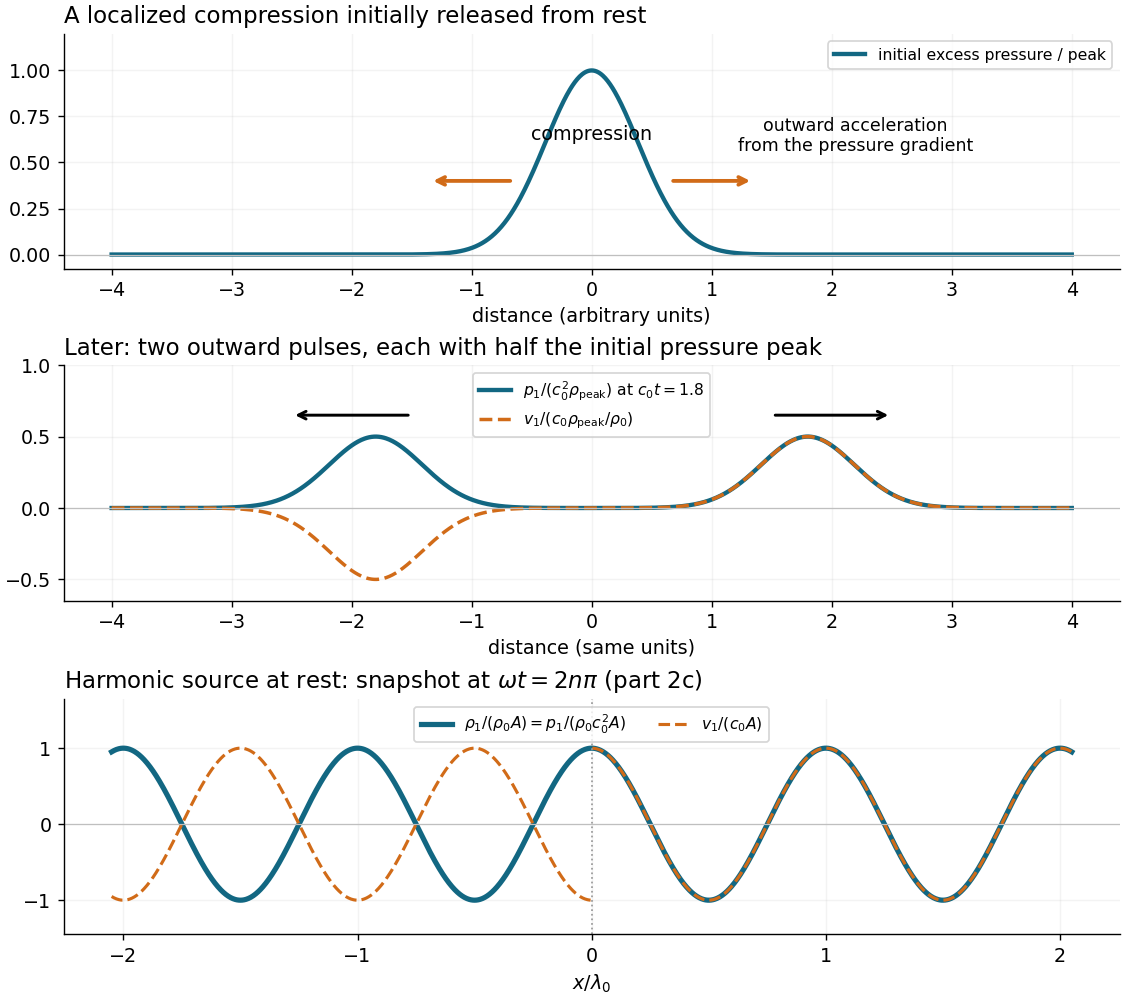

Write the Python code that produced this figure.
"""Original acoustic pulse and harmonic profiles; Python 3.14, numpy/matplotlib."""
from pathlib import Path

import matplotlib
matplotlib.use("Agg")
import matplotlib.pyplot as plt
import numpy as np


def main():
    plt.rcParams.update({"font.size": 11, "axes.spines.top": False,
                         "axes.spines.right": False, "figure.facecolor": "white"})
    x = np.linspace(-4, 4, 1201)
    initial = np.exp(-x*x/0.3)
    t = 1.8
    right = np.exp(-(x-t)**2/0.3)/2
    left = np.exp(-(x+t)**2/0.3)/2
    fig, axes = plt.subplots(3, 1, figsize=(9, 8), layout="constrained")
    ax = axes[0]
    ax.plot(x, initial, color="#126782", lw=2.5, label="initial excess pressure / peak")
    for pos in (-0.65, 0.65):
        acceleration = 1 if pos > 0 else -1
        ax.annotate("", xy=(pos+acceleration*0.7, 0.4), xytext=(pos, 0.4),
                    arrowprops={"arrowstyle": "->", "lw": 2.2, "color": "#d16b18"})
    ax.text(0, 0.62, "compression", ha="center")
    ax.text(2.2, 0.56, "outward acceleration\nfrom the pressure gradient", ha="center", fontsize=10)
    ax.set_title("A localized compression initially released from rest", loc="left")
    ax.set_ylim(-0.08, 1.2)
    ax.legend(loc="upper right", fontsize=9)
    ax = axes[1]
    ax.plot(x, right+left, color="#126782", lw=2.5, label=r"$p_1/(c_0^2\rho_{\rm peak})$ at $c_0t=1.8$")
    ax.plot(x, right-left, color="#d16b18", lw=2, ls="--", label=r"$v_1/(c_0\rho_{\rm peak}/\rho_0)$")
    ax.annotate("", xy=(-2.5, 0.65), xytext=(-1.5, 0.65), arrowprops={"arrowstyle": "->", "lw": 1.7})
    ax.annotate("", xy=(2.5, 0.65), xytext=(1.5, 0.65), arrowprops={"arrowstyle": "->", "lw": 1.7})
    ax.set_title("Later: two outward pulses, each with half the initial pressure peak", loc="left")
    ax.set_ylim(-0.65, 1.0)
    ax.legend(loc="upper center", fontsize=9)
    ax = axes[2]
    xx = np.linspace(-2.05, 2.05, 1601)
    density = np.cos(2*np.pi*xx)
    ax.plot(xx, density, color="#126782", lw=3, label=r"$\rho_1/(\rho_0 A)=p_1/(\rho_0c_0^2 A)$")
    # Separate the two source-free sides so no artificial connecting segment appears.
    for mask in (xx < 0, xx > 0):
        ax.plot(xx[mask], np.sign(xx[mask])*density[mask], color="#d16b18", lw=1.8,
                ls="--", label=r"$v_1/(c_0 A)$" if xx[mask][0] < 0 else None)
    ax.axvline(0, color="0.6", ls=":", lw=1)
    ax.set_title(r"Harmonic source at rest: snapshot at $\omega t=2n\pi$ (part 2c)", loc="left")
    ax.set_xlabel(r"$x/\lambda_0$")
    ax.set_ylim(-1.45, 1.65)
    ax.legend(loc="upper center", ncol=2, fontsize=9)
    for ax in axes:
        ax.axhline(0, color="0.75", lw=0.7)
        ax.grid(alpha=0.15)
    axes[0].set_xlabel("distance (arbitrary units)")
    axes[1].set_xlabel("distance (same units)")
    fig.savefig(Path.cwd() / Path(__file__).with_suffix(".png").name,
                dpi=125, facecolor="white", transparent=False)
    plt.close(fig)


if __name__ == "__main__":
    main()
